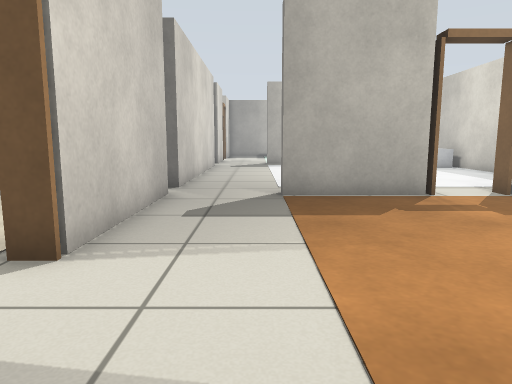
view 1 (above)

23 first-person views from a walk through a robot-simulator world made for Gazebo. The camera is 0.72 m above the floor, tilts 8° down and sees 70° across. The floor is counted in squares, 0.5 m on a side. Each view is taken from the middle of a square. On the plan, view 1 faces up. The plan holds only what a view shows up to about 16 squares ahead; the rest is blank.

view 2
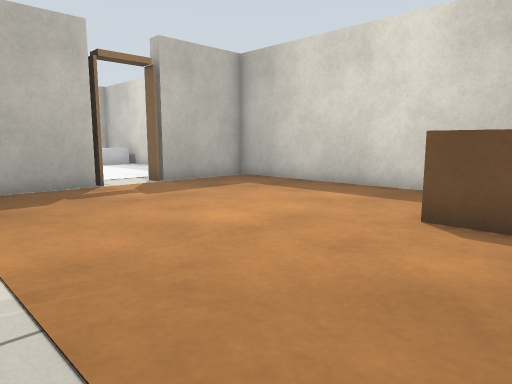

view 3
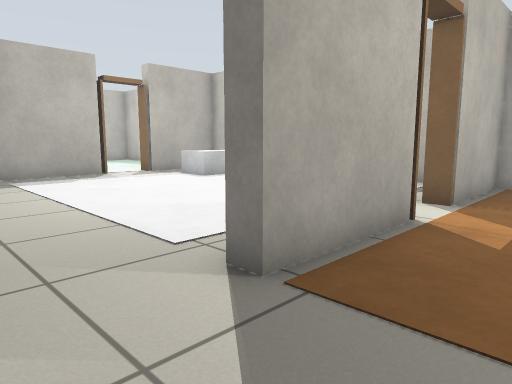

view 4
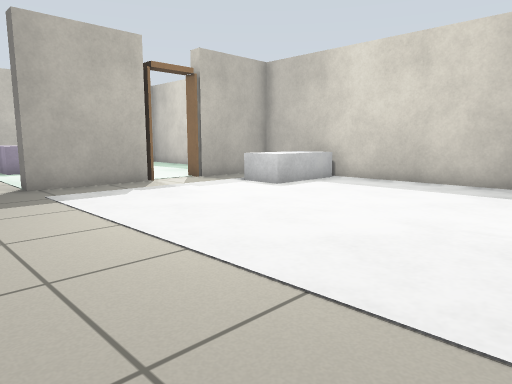

view 5
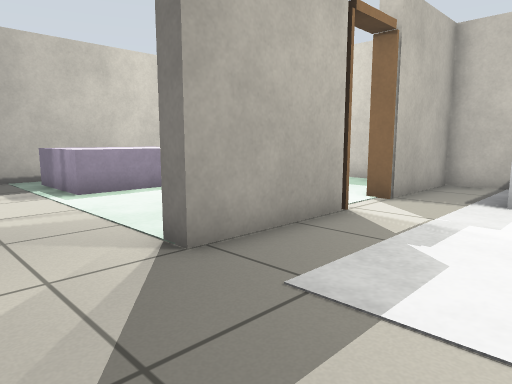

view 6
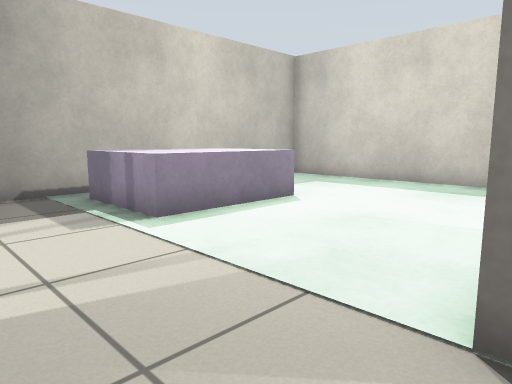

view 7
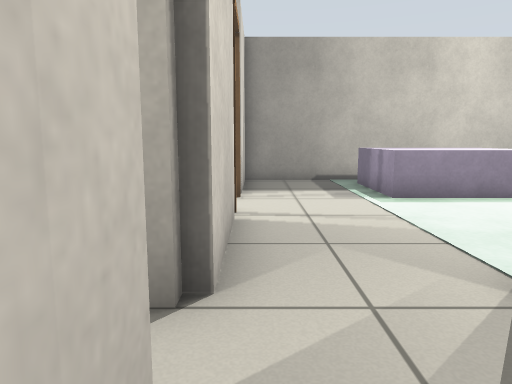

view 8
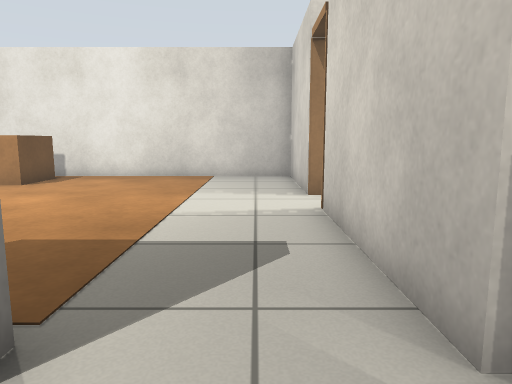

view 9
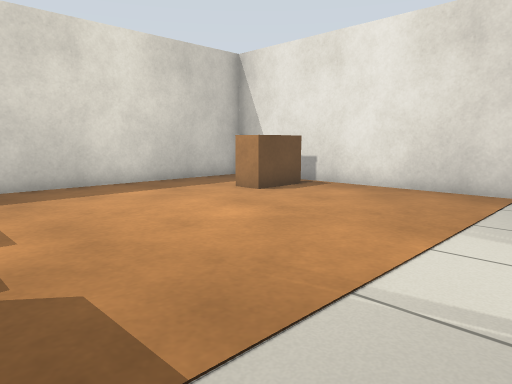

view 10
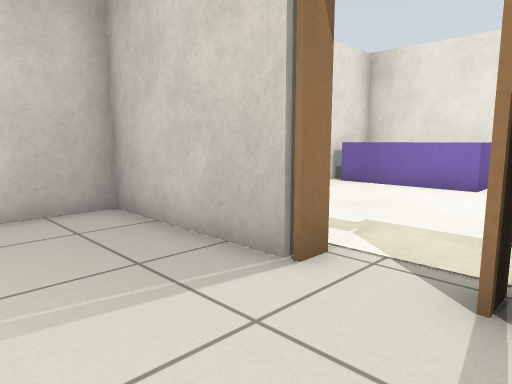

view 11
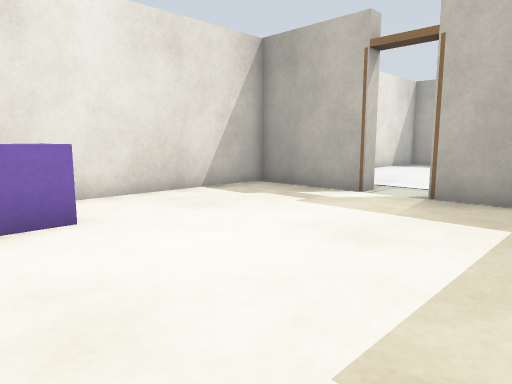

view 12
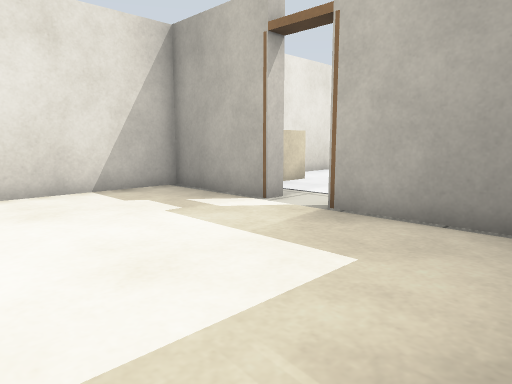

view 13
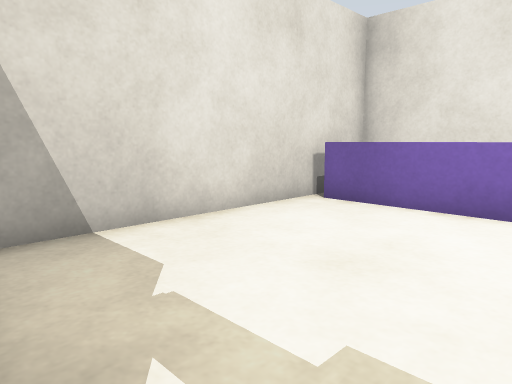

view 14
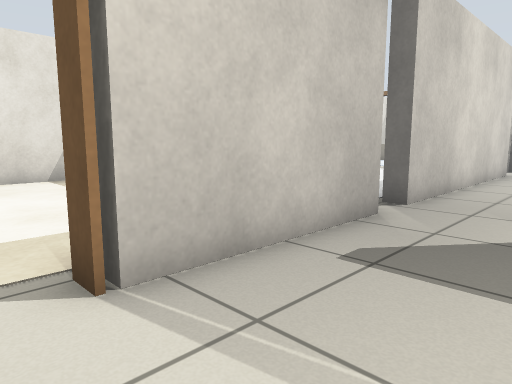

view 15
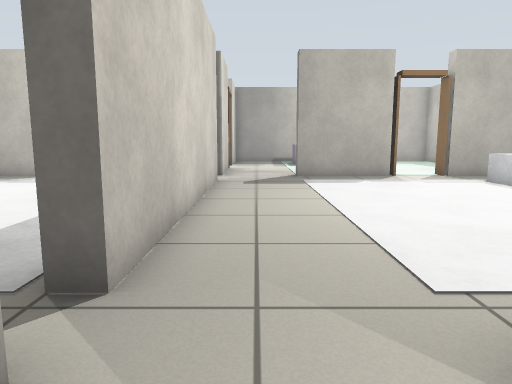

view 16
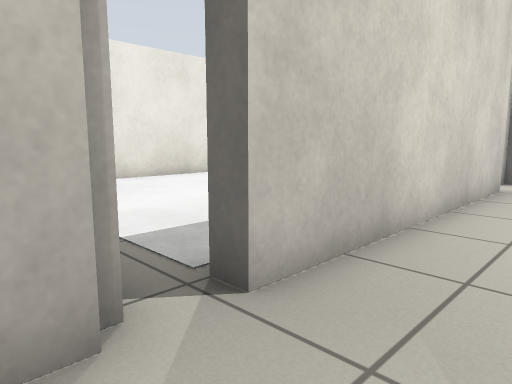

view 17
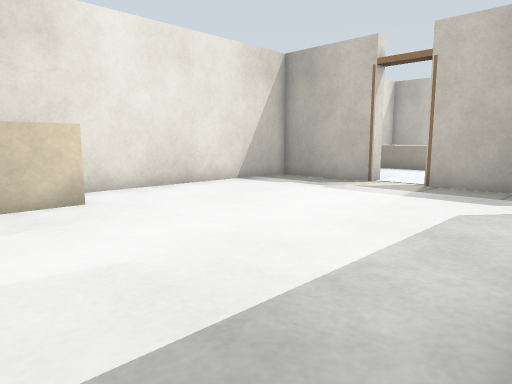

view 18
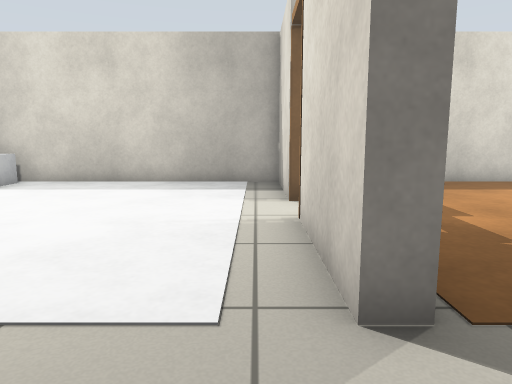

view 19
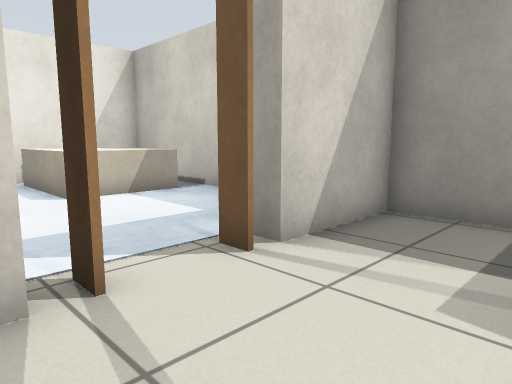

view 20
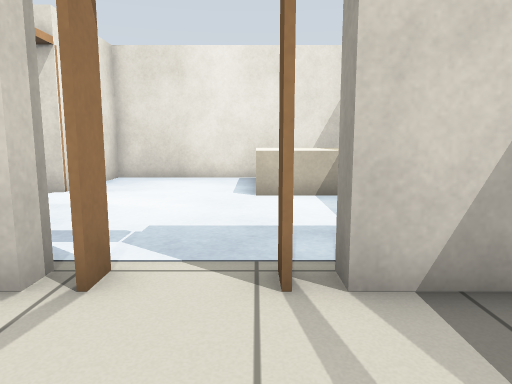

view 21
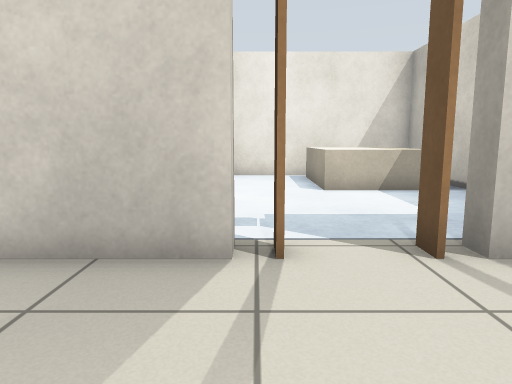

view 22
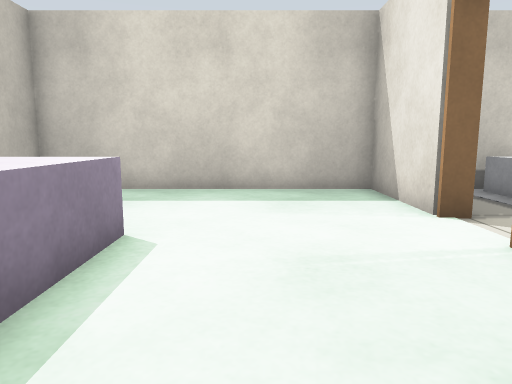

view 23
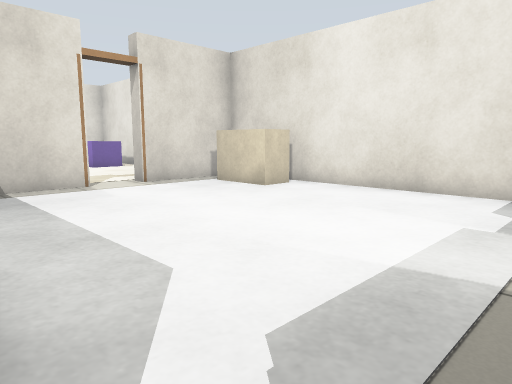

### Floor plan
Points are (right, up) in squares from view 1. A wall is a line through its corners. A room is listed if a view was taken in it or the views show most of it. See-through windows are left out.
Room 1 (views 1, 2, 3, 4, 5, 6, 7, 8, 9, 10, 14, 15, 16, 18, 19, 20, 21, 22)
walls: (4.5, 9.6) (0.7, 9.6) (0.7, 10.2) (4.5, 10.2); (7.4, 10.2) (10.7, 10.2) (10.7, 23) (7.4, 23); (4.5, 23) (0.7, 23) (0.7, 23.6); (-2.4, 10) (-2.4, 4.5); (-2.4, 21.4) (-2.4, 11.3); (7.4, 23.6) (10.7, 23.6) (10.7, 33.3) (-2.4, 33.3) (-2.4, 29.9); (-2.4, 26.6) (-2.4, 23.2); (-2.4, 1.6) (-2.4, -2.7) (10.7, -2.7) (10.7, 9.6) (7.4, 9.6)
ways out: opening at (-3, 3) to room 2; opening at (-3, 11) to room 3; opening at (-3, 22) to room 3; opening at (-3, 28); gap at (-3, 30)
objects: white box (2, 29) to (5, 32); door leaf (5, 10); door leaf (5, 23); brown box (7, -1) to (7, 0); door leaf (7, 10); white box (7, 19) to (10, 20); door leaf (7, 23)
Room 2 (views 11, 12, 13)
walls: (-2.4, 4.5) (-2.9, 4.5); (-9.2, 10.2) (-9.2, 9.6) (-13.3, 9.6) (-13.3, -2.7) (-3.9, -2.7); (-4, 9.6) (-7.5, 9.6)
ways out: opening at (-3, 3) to room 1; opening at (-8.5, 10) to room 3
objects: blue box (-12, -2) to (-11, 2); door leaf (-3, 2); door leaf (-3, 4)
Room 3 (views 17, 23)
walls: (-9.2, 23.6) (-9.2, 23) (-13.3, 23) (-13.3, 10.2) (-9.2, 10.2); (-5, 23) (-7.5, 23); (-7.5, 10.2) (-5, 10.2); (-2.4, 11.3) (-3, 11.3)
ways out: opening at (-3, 11) to room 1; opening at (-3, 22) to room 1; opening at (-8.5, 10) to room 2; opening at (-8.5, 23)
objects: counter (-12, 12) to (-12, 14)

Positions as (right, up) in squares from view 1, and headings:
1: (0, 0), facing up
2: (0, -2), facing up-right
3: (-2, 7), facing up-right
4: (-2, 11), facing up-right
5: (-2, 19), facing up-right
6: (-2, 23), facing up-right
7: (-2, 20), facing up
8: (-1, 12), facing down
9: (-1, 8), facing down-right
10: (1, 5), facing down-left
11: (-4, 0), facing up-left
12: (-3, 3), facing up-left
13: (-3, 3), facing down-left
14: (1, 3), facing up-left
15: (-1, 8), facing up
16: (0, 9), facing up-left
17: (-3, 11), facing up-left
18: (-2, 11), facing right
19: (1, 26), facing up-left
20: (1, 29), facing left
21: (2, 27), facing left
22: (0, 27), facing right
23: (-3, 22), facing down-left
